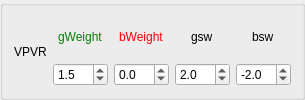
                                <widget class="QGroupBox" name="groupBox_15">
                                    <property name="title">
                                        <string/>
                                    </property>
                                    <layout class="QHBoxLayout" name="horizontalLayout_22">
                                        <item alignment="Qt::AlignHCenter">
                                            <widget class="QLabel" name="label_96">
                                                <property name="text">
                                                    <string>VPVR</string>
                                                </property>
                                            </widget>
                                        </item>
                                        <item>
                                            <layout class="QVBoxLayout" name="verticalLayout_79">
                                                <item alignment="Qt::AlignHCenter">
                                                    <widget class="QLabel" name="label_97">
                                                        <property name="toolTip">
                                                            <string>&lt;html&gt;&lt;head/&gt;&lt;body&gt;&lt;p&gt;points
                                                                added to score when this is good&lt;/p&gt;&lt;/body&gt;&lt;/html&gt;
                                                            </string>
                                                        </property>
                                                        <property name="styleSheet">
                                                            <string notr="true">color: green</string>
                                                        </property>
                                                        <property name="text">
                                                            <string>gWeight</string>
                                                        </property>
                                                    </widget>
                                                </item>
                                                <item>
                                                    <widget class="QDoubleSpinBox" name="doubleSpinBox_77">
                                                        <property name="decimals">
                                                            <number>1</number>
                                                        </property>
                                                        <property name="minimum">
                                                            <double>-10.000000000000000</double>
                                                        </property>
                                                        <property name="maximum">
                                                            <double>10.000000000000000</double>
                                                        </property>
                                                        <property name="value">
                                                            <double>1.500000000000000</double>
                                                        </property>
                                                    </widget>
                                                </item>
                                            </layout>
                                        </item>
                                        <item>
                                            <layout class="QVBoxLayout" name="verticalLayout_80">
                                                <item alignment="Qt::AlignHCenter">
                                                    <widget class="QLabel" name="label_98">
                                                        <property name="toolTip">
                                                            <string>&lt;html&gt;&lt;head/&gt;&lt;body&gt;&lt;p&gt;points
                                                                added to score when this is bad&lt;/p&gt;&lt;/body&gt;&lt;/html&gt;
                                                            </string>
                                                        </property>
                                                        <property name="styleSheet">
                                                            <string notr="true">color: red</string>
                                                        </property>
                                                        <property name="text">
                                                            <string>bWeight</string>
                                                        </property>
                                                    </widget>
                                                </item>
                                                <item>
                                                    <widget class="QDoubleSpinBox" name="doubleSpinBox_78">
                                                        <property name="decimals">
                                                            <number>1</number>
                                                        </property>
                                                        <property name="minimum">
                                                            <double>-10.000000000000000</double>
                                                        </property>
                                                        <property name="maximum">
                                                            <double>10.000000000000000</double>
                                                        </property>
                                                        <property name="value">
                                                            <double>0.000000000000000</double>
                                                        </property>
                                                    </widget>
                                                </item>
                                            </layout>
                                        </item>
                                        <item>
                                            <layout class="QVBoxLayout" name="verticalLayout_81">
                                                <item alignment="Qt::AlignHCenter">
                                                    <widget class="QLabel" name="label_99">
                                                        <property name="toolTip">
                                                            <string>&lt;html&gt;&lt;head/&gt;&lt;body&gt;&lt;p&gt;points
                                                                added to score when this is good but special (like macd
                                                                crossing up)&lt;/p&gt;&lt;/body&gt;&lt;/html&gt;
                                                            </string>
                                                        </property>
                                                        <property name="styleSheet">
                                                            <string notr="true">color: qradialgradient(spread:repeat,
                                                                cx:0.5, cy:0.5, radius:0.077, fx:0.5, fy:0.5, stop:0
                                                                rgba(19, 255, 0, 147), stop:0.497326 rgba(0, 0, 0, 147),
                                                                stop:1 rgba(0, 255, 113, 147));
                                                            </string>
                                                        </property>
                                                        <property name="text">
                                                            <string>gsw</string>
                                                        </property>
                                                    </widget>
                                                </item>
                                                <item>
                                                    <widget class="QDoubleSpinBox" name="doubleSpinBox_79">
                                                        <property name="decimals">
                                                            <number>1</number>
                                                        </property>
                                                        <property name="minimum">
                                                            <double>-10.000000000000000</double>
                                                        </property>
                                                        <property name="maximum">
                                                            <double>10.000000000000000</double>
                                                        </property>
                                                        <property name="value">
                                                            <double>2.000000000000000</double>
                                                        </property>
                                                    </widget>
                                                </item>
                                            </layout>
                                        </item>
                                        <item>
                                            <layout class="QVBoxLayout" name="verticalLayout_82">
                                                <item alignment="Qt::AlignHCenter">
                                                    <widget class="QLabel" name="label_100">
                                                        <property name="toolTip">
                                                            <string>&lt;html&gt;&lt;head/&gt;&lt;body&gt;&lt;p&gt;points
                                                                added to score when this is bad but special (like macd
                                                                crossing down)&lt;/p&gt;&lt;/body&gt;&lt;/html&gt;
                                                            </string>
                                                        </property>
                                                        <property name="styleSheet">
                                                            <string notr="true">color: qradialgradient(spread:repeat,
                                                                cx:0.5, cy:0.5, radius:0.077, fx:0.5, fy:0.5, stop:0
                                                                rgba(255, 0, 0, 147), stop:0.497537 rgba(58, 30, 30,
                                                                146), stop:1 rgba(255, 94, 0, 147));
                                                            </string>
                                                        </property>
                                                        <property name="text">
                                                            <string>bsw</string>
                                                        </property>
                                                    </widget>
                                                </item>
                                                <item>
                                                    <widget class="QDoubleSpinBox" name="doubleSpinBox_80">
                                                        <property name="decimals">
                                                            <number>1</number>
                                                        </property>
                                                        <property name="minimum">
                                                            <double>-10.000000000000000</double>
                                                        </property>
                                                        <property name="maximum">
                                                            <double>10.000000000000000</double>
                                                        </property>
                                                        <property name="value">
                                                            <double>-2.000000000000000</double>
                                                        </property>
                                                    </widget>
                                                </item>
                                            </layout>
                                        </item>
                                    </layout>
                                </widget>
